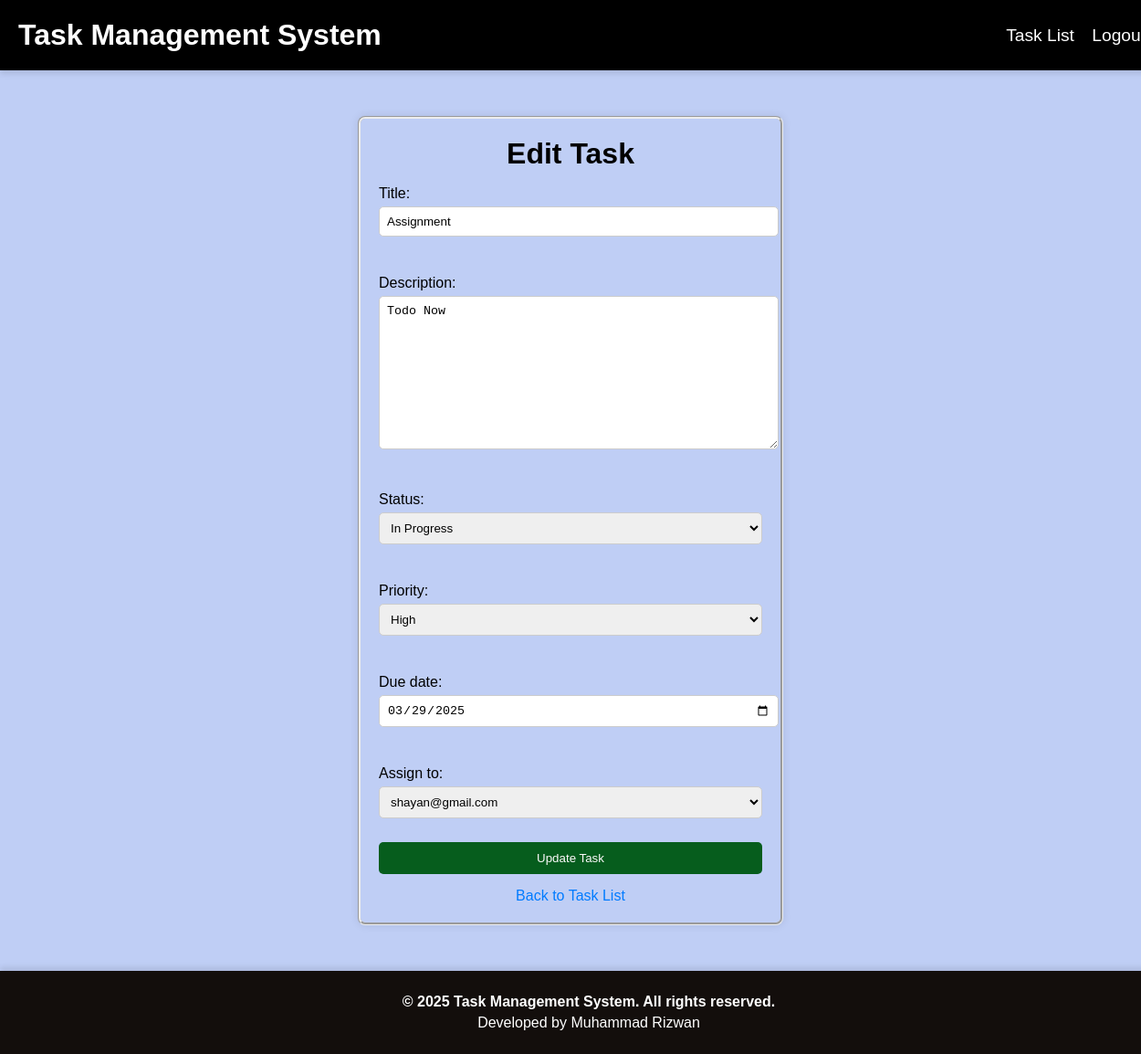
The app's page /tasks/edit/2/ (signed in), older data.
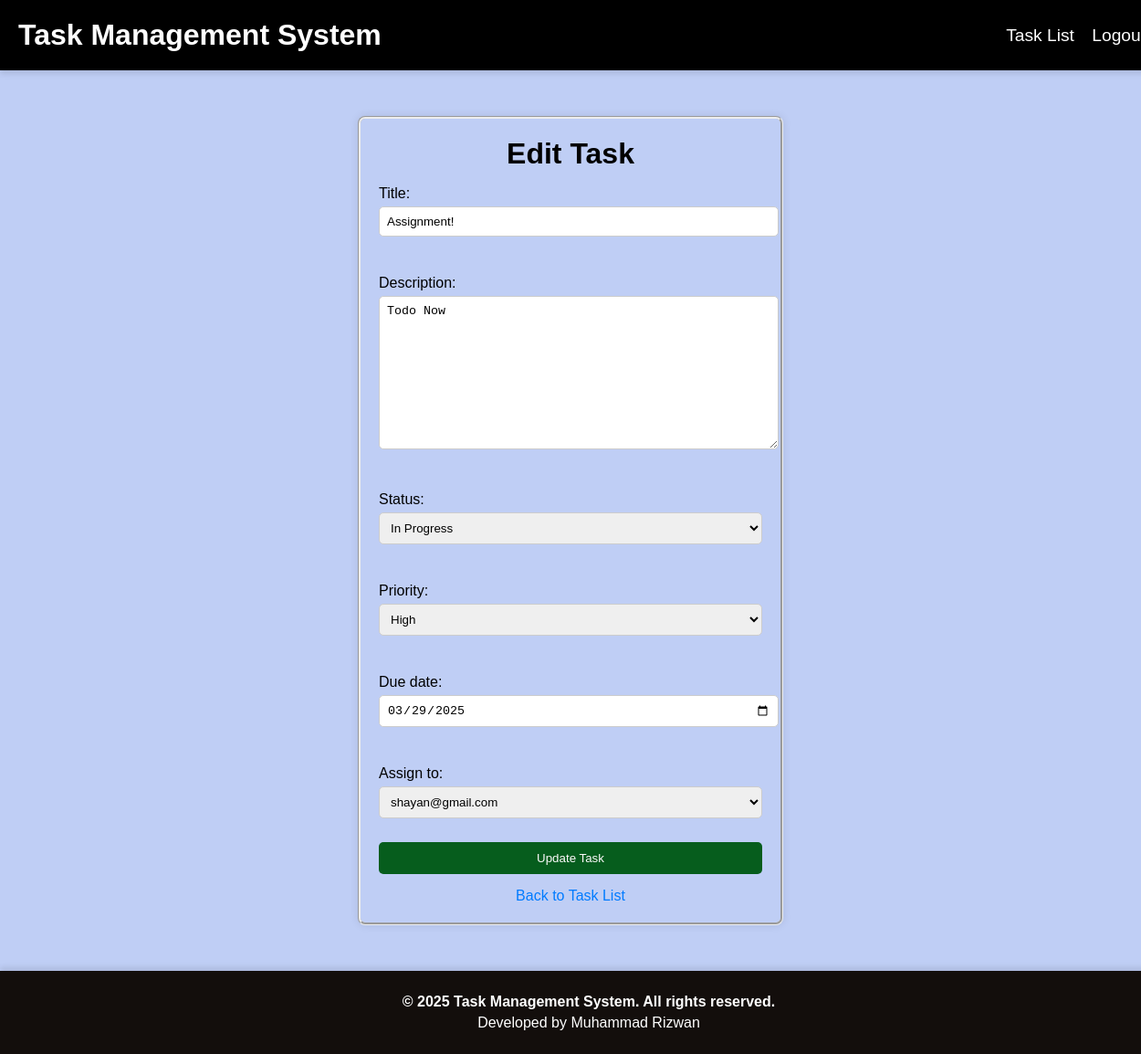
The same page, newer data.
### tasks/models.py (models this page shows, shortened)
class Task(models.Model):
    STATUS_CHOICES = [
        ('Pending', 'Pending'),
        ('In Progress', 'In Progress'),
        ('Completed', 'Completed'),
    ]
    PRIORITY_CHOICES = [
        ('Low', 'Low'),
        ('Medium', 'Medium'),
        ('High', 'High'),
    ]
    title = models.CharField(max_length=200)
    description = models.TextField()
    status = models.CharField(max_length=50, choices=STATUS_CHOICES, default='Pending')
    priority = models.CharField(max_length=50, choices=PRIORITY_CHOICES, default='Medium')
    due_date = models.DateField()
    assigned_to = models.ForeignKey(User, on_delete=models.SET_NULL, null=True, blank=True, related_name='assigned_tasks')

### tasks/views.py (the view)
# urls.py: path('edit/<int:task_id>/', views.edit_task, name='edit_task'),
@login_required
def edit_task(request, task_id):
    task = get_object_or_404(Task, id=task_id)
    if request.method == 'POST':
        form = TaskForm(request.POST, instance=task)
        if form.is_valid():
            form.save()
            return redirect('task_list')  # Redirect after saving
    else:
        form = TaskForm(instance=task)
    return render(request, 'tasks/edit_task.html', {'form': form})

### tasks/forms.py
class TaskForm(forms.ModelForm):
    assigned_to = forms.ModelChoiceField(
        queryset=User.objects.all(),
        label="Assign to",
        required=True
    )
    class Meta:
        model = Task
        fields = ['title', 'description', 'status', 'priority', 'due_date', 'assigned_to']
        widgets = {
            'due_date': forms.DateInput(attrs={'type': 'date'}),
        }

### tasks/templates/tasks/edit_task.html (shortened to what this page needs)
{% extends 'base_generic.html' %}
{% load static %}
{% block content %}
<!DOCTYPE html>
<html>
<head>
</head>
<body>
    <div class="edit-task-container">
        <h1>Edit Task</h1>
        <form method="post" class="edit-task-form">
            {{ form.as_p }}
            <button type="submit" class="edit-task-btn">Update Task</button>
        </form>
        <a href="{% url 'task_list' %}" class="back-to-list">Back to Task List</a>
    </div>
</body>
</html>
{% endblock %}
{% block page_css %}
  <link rel="stylesheet" type="text/css" href="{% static 'css/edit_task.css' %}">
{% endblock %}

Row changes from the older to the newer data that the page shows:
changed Task "Todo Now": title "Assignment" → "Assignment!"
